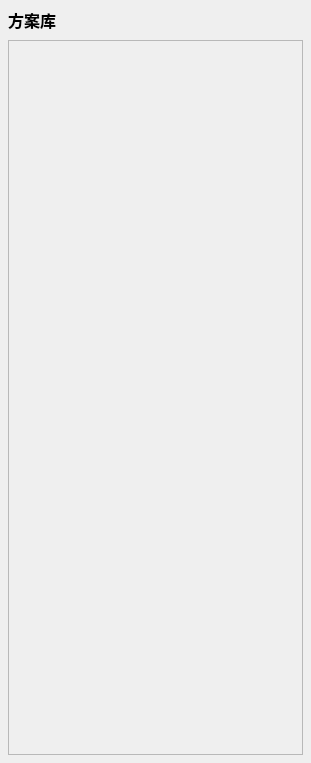
<?xml version="1.0" encoding="UTF-8"?>
<ui version="4.0">
 <class>SchemeGalleryWidget</class>
 <widget class="QWidget" name="SchemeGalleryWidget">
  <property name="geometry">
   <rect>
    <x>0</x>
    <y>0</y>
    <width>311</width>
    <height>763</height>
   </rect>
  </property>
  <property name="windowTitle">
   <string>方案库</string>
  </property>
  <layout class="QVBoxLayout" name="verticalLayout_root">
   <property name="spacing">
    <number>8</number>
   </property>
   <property name="leftMargin">
    <number>8</number>
   </property>
   <property name="topMargin">
    <number>8</number>
   </property>
   <property name="rightMargin">
    <number>8</number>
   </property>
   <property name="bottomMargin">
    <number>8</number>
   </property>
   <item>
    <layout class="QHBoxLayout" name="toolbarLayout">
     <item>
      <widget class="QLabel" name="titleLabel">
       <property name="styleSheet">
        <string notr="true">font-size:16px; font-weight:600;</string>
       </property>
       <property name="text">
        <string>方案库</string>
       </property>
      </widget>
     </item>
     <item>
      <spacer name="toolbarSpacer">
       <property name="orientation">
        <enum>Qt::Horizontal</enum>
       </property>
       <property name="sizeHint" stdset="0">
        <size>
         <width>40</width>
         <height>20</height>
        </size>
       </property>
      </spacer>
     </item>
    </layout>
   </item>
   <item>
    <widget class="QScrollArea" name="scrollArea">
     <property name="widgetResizable">
      <bool>true</bool>
     </property>
     <widget class="QWidget" name="scrollAreaWidgetContents">
      <property name="geometry">
       <rect>
        <x>0</x>
        <y>0</y>
        <width>293</width>
        <height>715</height>
       </rect>
      </property>
      <layout class="QGridLayout" name="gridLayout">
       <property name="leftMargin">
        <number>8</number>
       </property>
       <property name="topMargin">
        <number>8</number>
       </property>
       <property name="rightMargin">
        <number>8</number>
       </property>
       <property name="bottomMargin">
        <number>8</number>
       </property>
       <property name="spacing">
        <number>16</number>
       </property>
      </layout>
     </widget>
    </widget>
   </item>
  </layout>
 </widget>
 <resources/>
 <connections/>
</ui>
